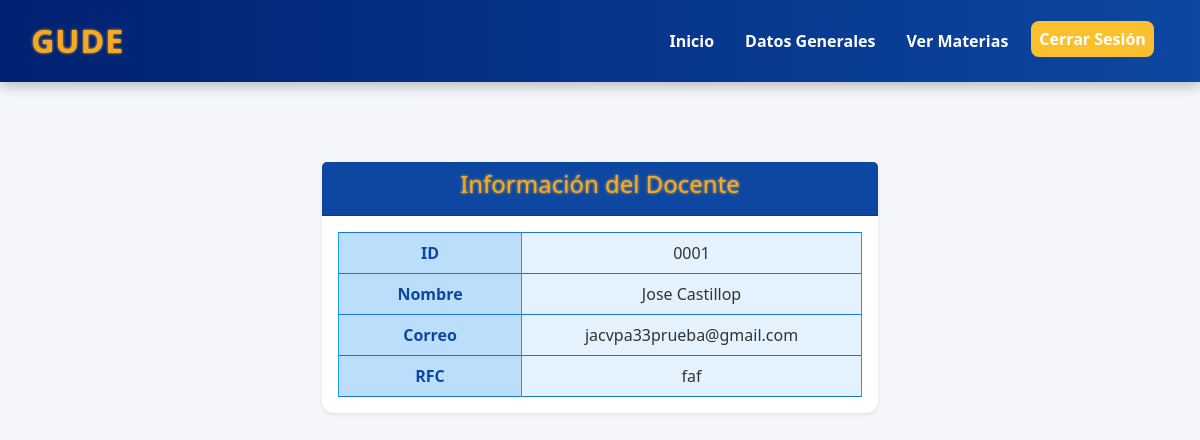
The app's page /datosgeneralesdocentes/ (signed in), older data.
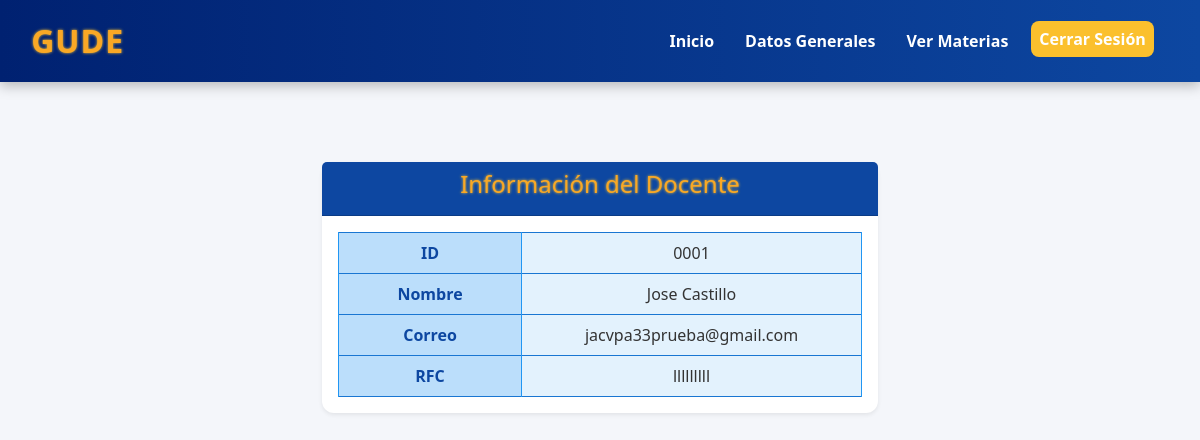
The same page, newer data.
### Aplicaciones/General/models.py (models this page shows, shortened)
class Docente(models.Model):
    id = models.CharField(primary_key=True, max_length=9)
    nombre = models.CharField(max_length=100)
    correo = models.EmailField()
    rfc = models.CharField(max_length=13)
    password = models.CharField(max_length=50, default='123456')
    cursos = models.ManyToManyField('Curso', related_name='docentes')

### Aplicaciones/General/views.py (the view)
# urls.py: path('datosgeneralesdocentes/', views.datosgeneralesdocentes, name = 'datosgeneralesdocentes'),
def datosgeneralesdocentes(request):
    if request.session.get("tipo_usuario") != "docente":
        return redirect('login')
    docente_id = request.session.get("docente_id")
    docente = get_object_or_404(Docente, id=docente_id)
    return render(request, 'datosgeneralesdocentes.html', {"docente": docente})

### Aplicaciones/General/templates/datosgeneralesdocentes.html (shortened to what this page needs)
{% extends "./baseDocentes.html" %}
{% block body %}
<div class="container mt-5 d-flex justify-content-center">
  <div class="col-md-6">
    <div class="card shadow-sm">
      <div class="card-header">
        <h4>Información del Docente</h4>
      </div>
      <div class="card-body">
        <table class="table table-bordered mb-0">
          <tbody>
            <tr>
              <th>ID</th>
              <td>{{ docente.id }}</td>
            </tr>
            <tr>
              <th>Nombre</th>
              <td>{{ docente.nombre }}</td>
            </tr>
            <tr>
              <th>Correo</th>
              <td>{{ docente.correo }}</td>
            </tr>
            <tr>
              <th>RFC</th>
              <td>{{ docente.rfc }}</td>
            </tr>
          </tbody>
        </table>
      </div>
    </div>
  </div>
</div>
{% endblock %}

Row changes from the older to the newer data that the page shows:
changed Docente "jacvpa33prueba@gmail.com": nombre "Jose Castillop" → "Jose Castillo"; rfc "faf" → "lllllllll"
